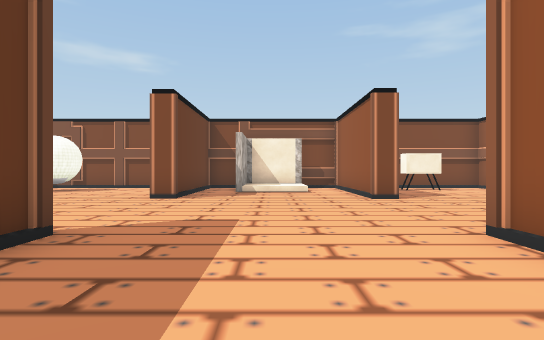
View 1 (above)

14 first-person views from a walk through a scene from a Unity 3-D project. The camera is 1.3 m above the floor, looks level and sees 80° across. The floor is counted in squares, 2 m on a side. Each view is taken from the middle of a square. On the plan, view 1 faces up. The plan holds only what a view shows up to about 10 squares ahead; the rest is blank. The place goes on beyond the plan. The player character is not drawn. Some surface patterns are stand-ins.

View 2
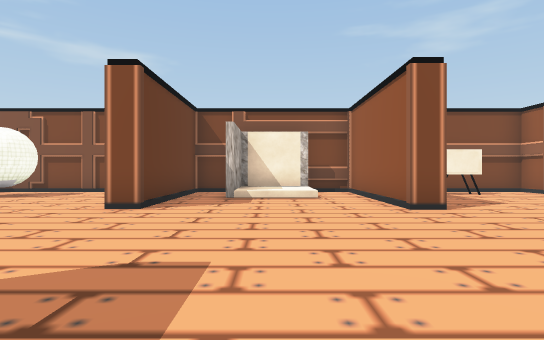

View 3
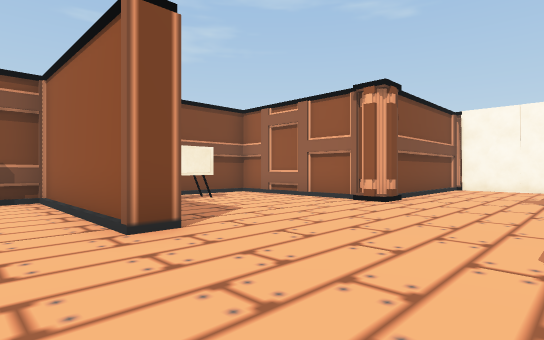

View 4
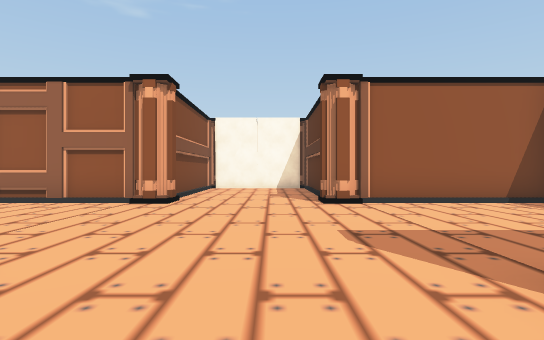

View 5
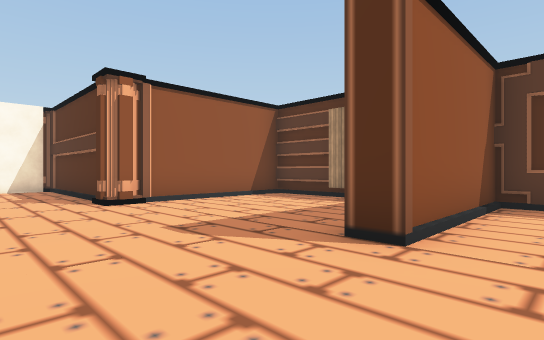

View 6
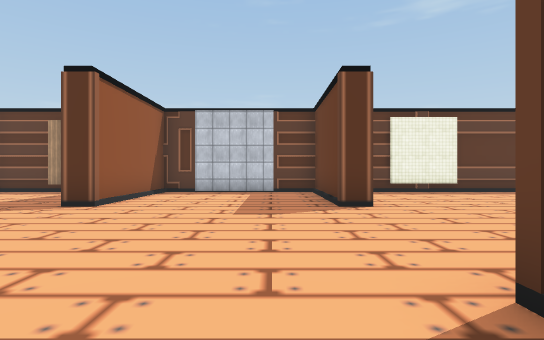

View 7
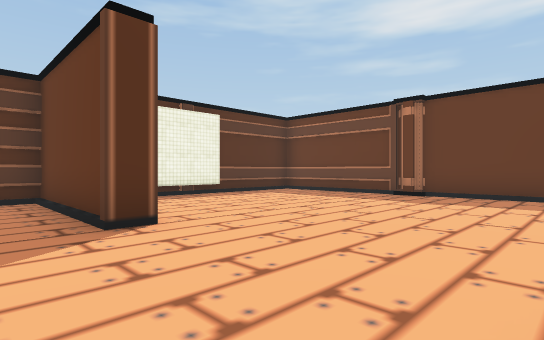

View 8
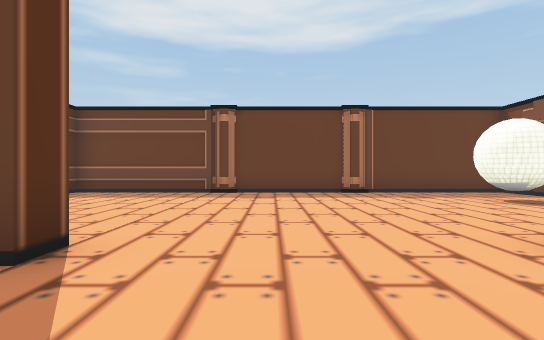

View 9
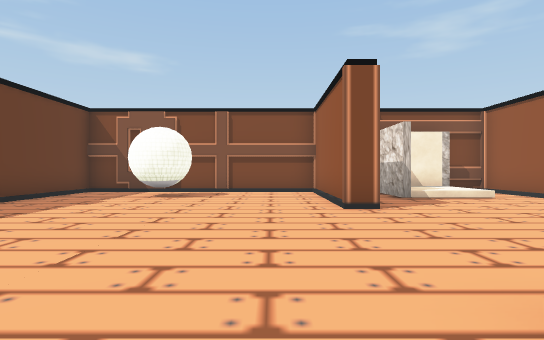

View 10
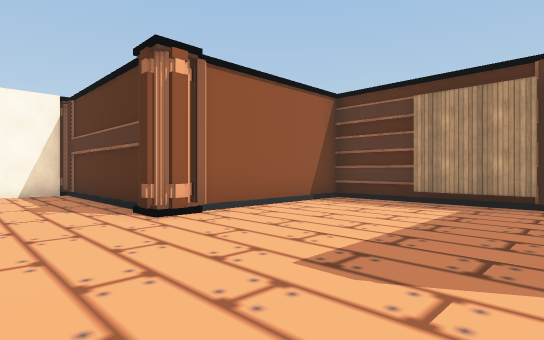

View 11
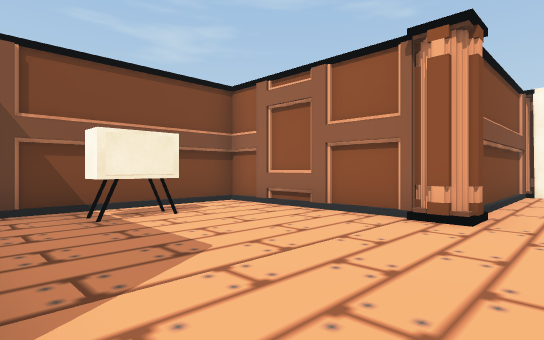

View 12
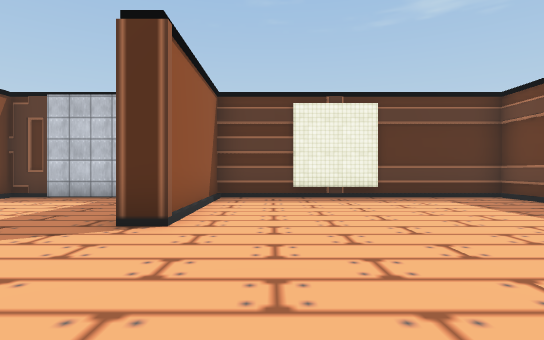

View 13
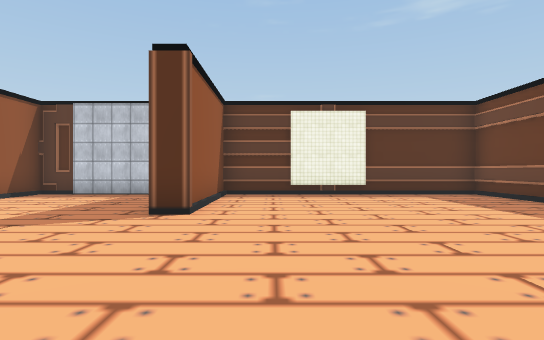

View 14
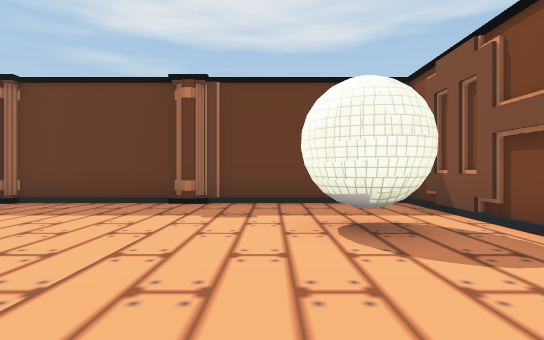

### Floor plan
Key: @ floor where view 1 was taken; # wall or solid block; x gap in a wall; . main floor; : floor 0.25 m higher than the main floor; / step, stairs or slope; T TV; O other object.
Columns run from 10 left of view 1 to 13 right of it. Each row starts with its distance up from view 1.
 12 ###################
 11 #..x....#OOO.#.T..#
 10 #..#....#O:/.#....#
  9 #.......#....#....#
  8 #.......#....#.../######
  7 #................//////#
  6 #......................#
  5 #......................#
  4 #.................#....#
  3 #.......#....#....######
  2 #.......#....#....#
  1 #.......#....#....#
  0 #.......#.@..#....#
 -1 ###################

Positions as (right, up) in squares from view 1, and headings:
1: (0, 0), facing up
2: (0, 2), facing up
3: (1, 4), facing up-right
4: (1, 5), facing right
5: (1, 6), facing down-right
6: (-1, 9), facing down
7: (-1, 7), facing down-left
8: (0, 5), facing left
9: (-4, 2), facing up
10: (3, 6), facing down-right
11: (3, 6), facing up-right
12: (-4, 7), facing down
13: (-4, 8), facing down
14: (-3, 9), facing left
